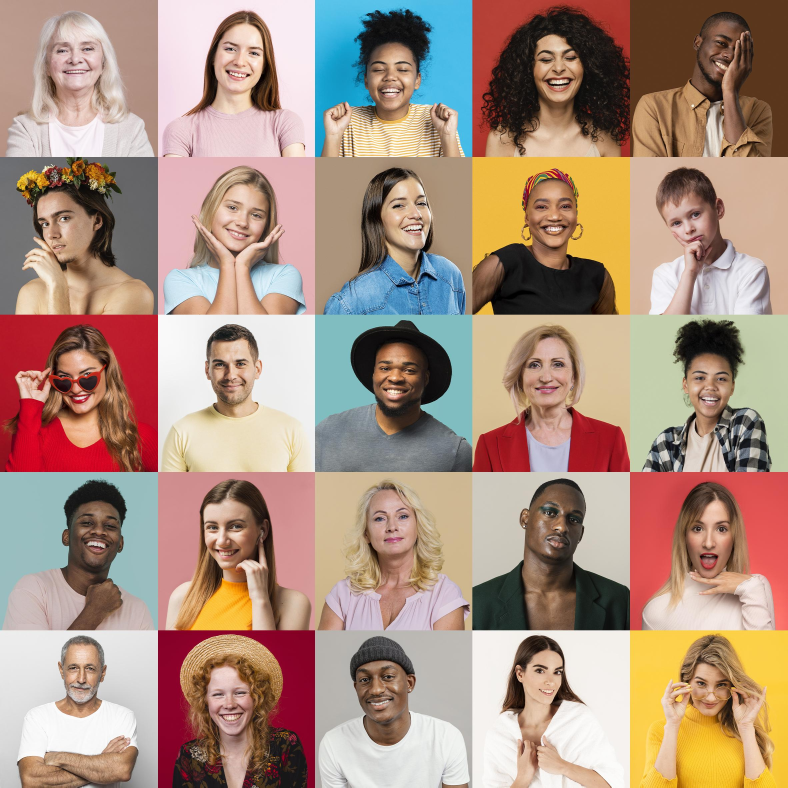
#> input picture GROUP.jpg, 2362 x 2362 px (shown at 1/3 size)
$ python EXP38.py
#> lines starting #> are read from the running program, lines starting #| are printed output that depends on the picture; after the words box and inside, x2 and y2 are one past the last pixel; in counts of white or black regions, pixels touching at a corner belong together
import cv2

# Load face cascade
face = cv2.CascadeClassifier(
    cv2.data.haarcascades +
    'haarcascade_frontalface_default.xml'
)

# Read image
img = cv2.imread('GROUP.jpg')
#> img is the input picture: shape (2362, 2362, 3); mean B, G, R 128.7, 144.4, 171.1

# Resize image
img = cv2.resize(img, (800, 600))
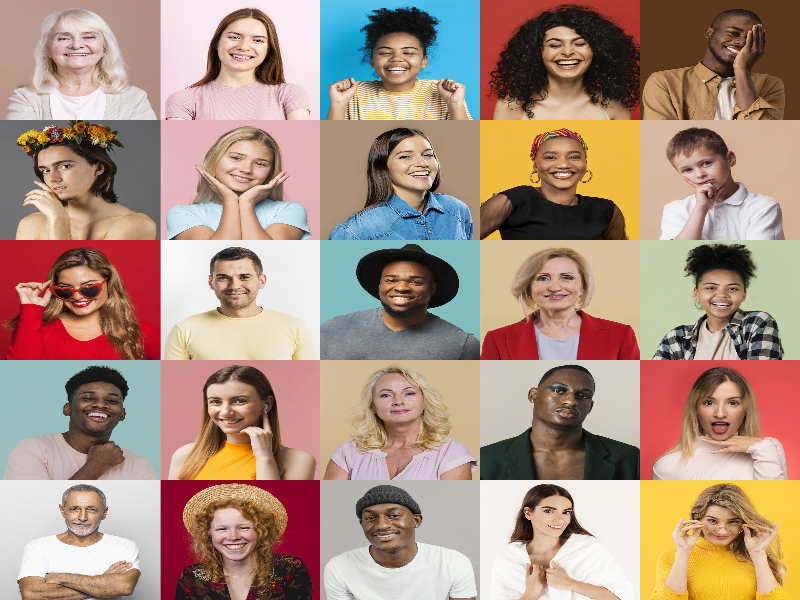
#> img: shape (600, 800, 3); mean B, G, R 128.6, 144.3, 171

# Convert to grayscale
gray = cv2.cvtColor(img, cv2.COLOR_BGR2GRAY)
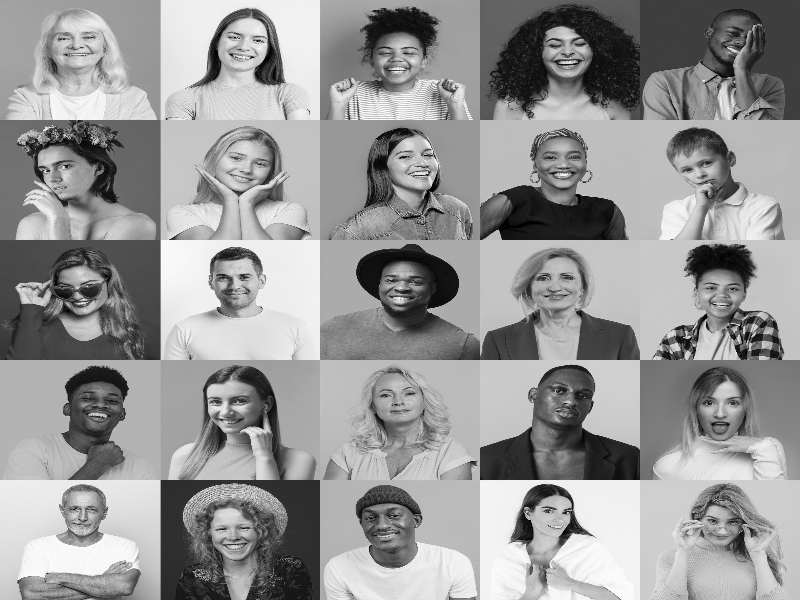
#> gray: shape (600, 800); min 0, max 255, mean 150.5

# Detect faces
faces = face.detectMultiScale(gray, 1.1, 3)
#> faces = 24 rows, first 6: [537, 497, 40, 40], [537, 21, 57, 57], [59, 492, 47, 47], [207, 256, 54, 54], [377, 260, 52, 52], [700, 506, 45, 45]

# Draw rectangles
for (x, y, w, h) in faces:
    cv2.rectangle(img,
                  (x, y),
                  (x+w, y+h),
                  (0,255,0),
                  2)
#> this loop made 24 passes
#> (x, y, w, h) on passes 1 to 12: (537, 497, 40, 40), (537, 21, 57, 57), (59, 492, 47, 47), (207, 256, 54, 54), (377, 260, 52, 52), (700, 506, 45, 45), (206, 507, 52, 52), (218, 17, 55, 55), (370, 29, 57, 57), (536, 136, 52, 52), (219, 138, 57, 57), (667, 142, 59, 59)
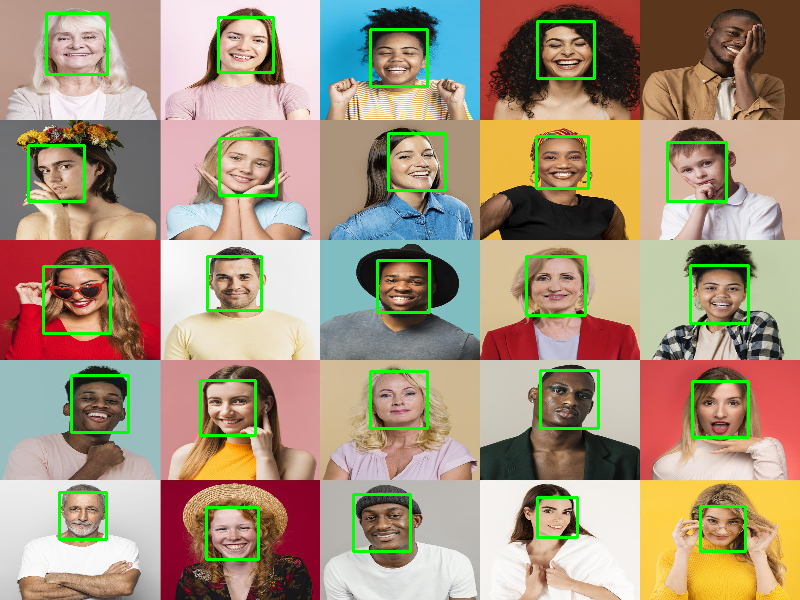
#> img: shape (600, 800, 3); 3.29% of pixels changed, all inside (x1, y1, x2, y2) = (27, 12, 750, 561)

# Print count
print("Number of Faces:", len(faces))
#| Number of Faces: 24

# Show output
cv2.imshow("Face Count", img)

cv2.waitKey(0)
cv2.destroyAllWindows()

$ run again, with eye.jpg copied over GROUP.jpg
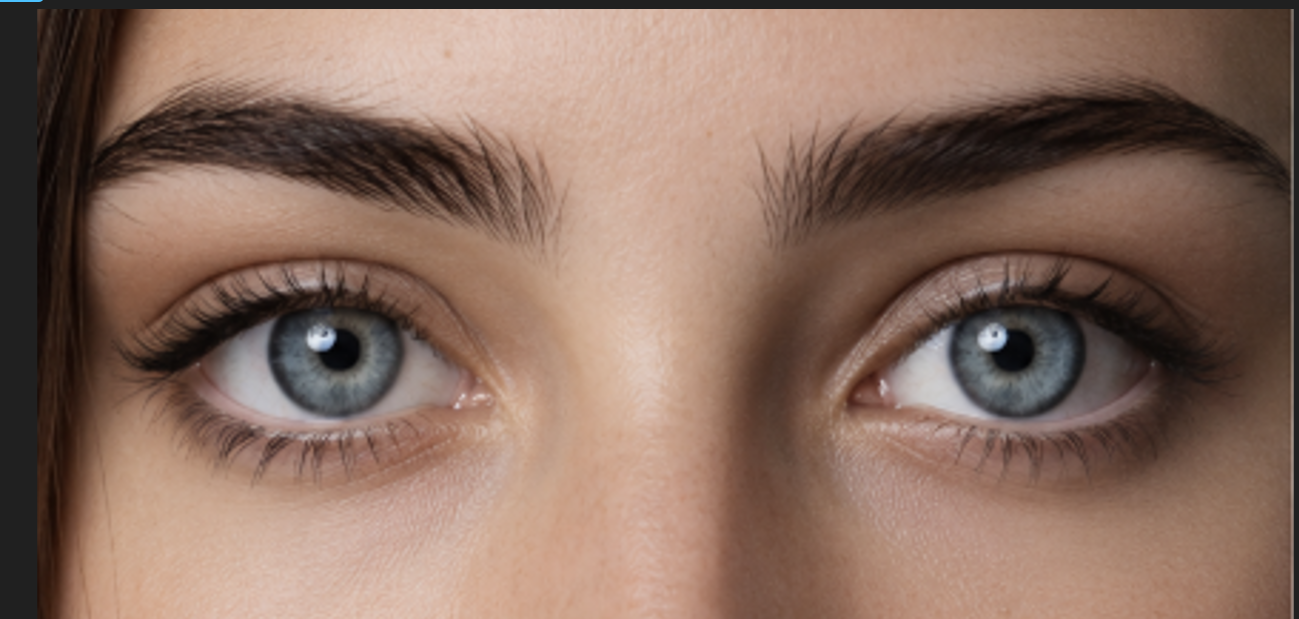
#> input picture eye.jpg, 1299 x 619 px
#> img is the input picture: shape (619, 1299, 3); mean B, G, R 96.3, 109.8, 137.5
#> `img = cv2.resize(img, (800, 600))`:
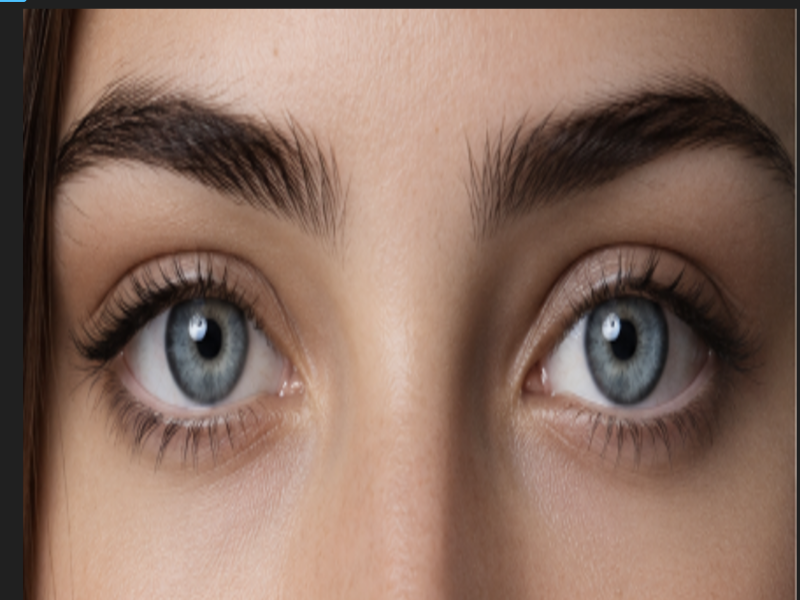
#> img: shape (600, 800, 3); mean B, G, R 96.2, 109.7, 137.4
#> `gray = cv2.cvtColor(img, cv2.COLOR_BGR2GRAY)`:
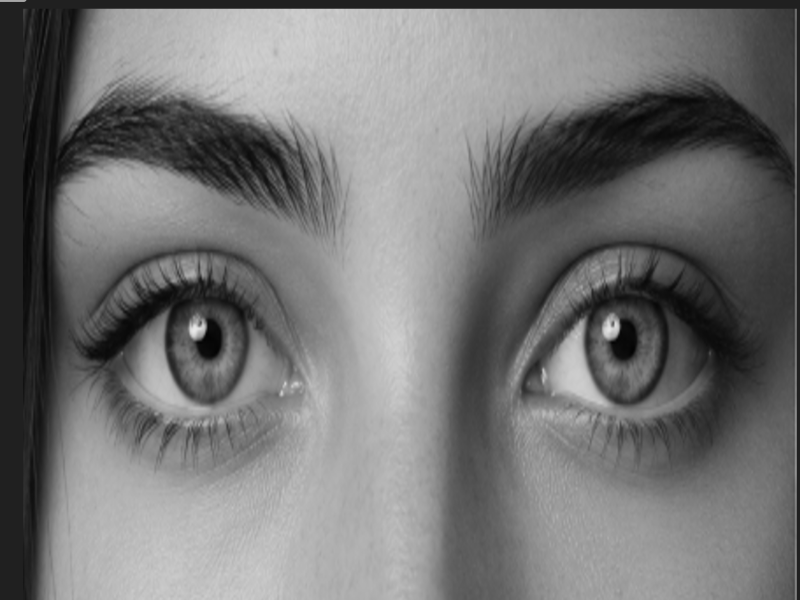
#> gray: shape (600, 800); min 3, max 232, mean 116.4
#> faces = ()
#| Number of Faces: 0

$ run again, with face (2).jpg copied over GROUP.jpg
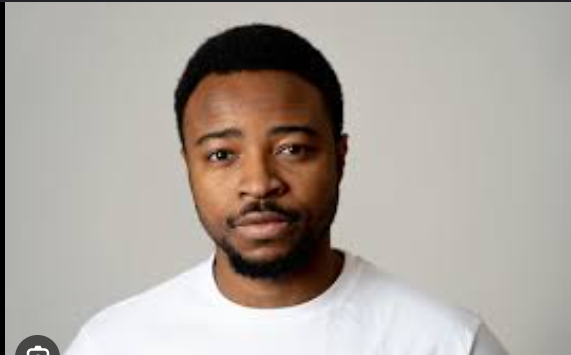
#> input picture face (2).jpg, 571 x 355 px
#> img is the input picture: shape (355, 571, 3); mean B, G, R 158.2, 165.4, 172.9
#> `gray = cv2.cvtColor(img, cv2.COLOR_BGR2GRAY)`:
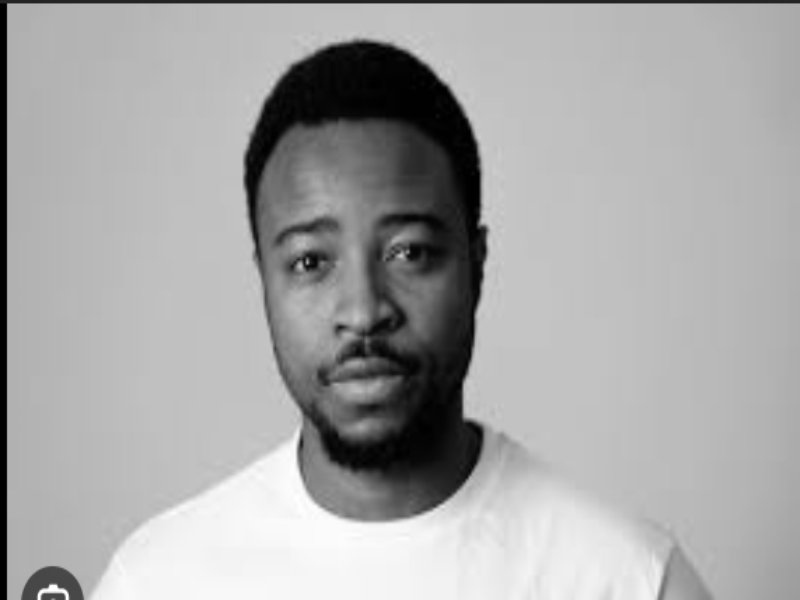
#> gray: shape (600, 800); min 0, max 255, mean 166.8
#> faces = [[230, 151, 271, 271]]
#> the loop `for (x, y, w, h) in faces:` made 1 pass
#> after the loop `for (x, y, w, h) in faces:`:
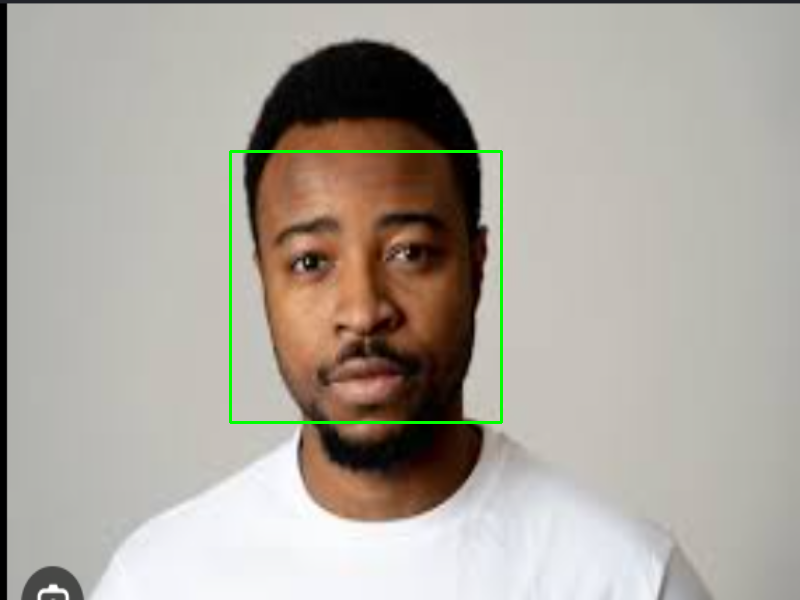
#> img: shape (600, 800, 3); mean B, G, R 157.2, 166.1, 171.8
#| Number of Faces: 1
